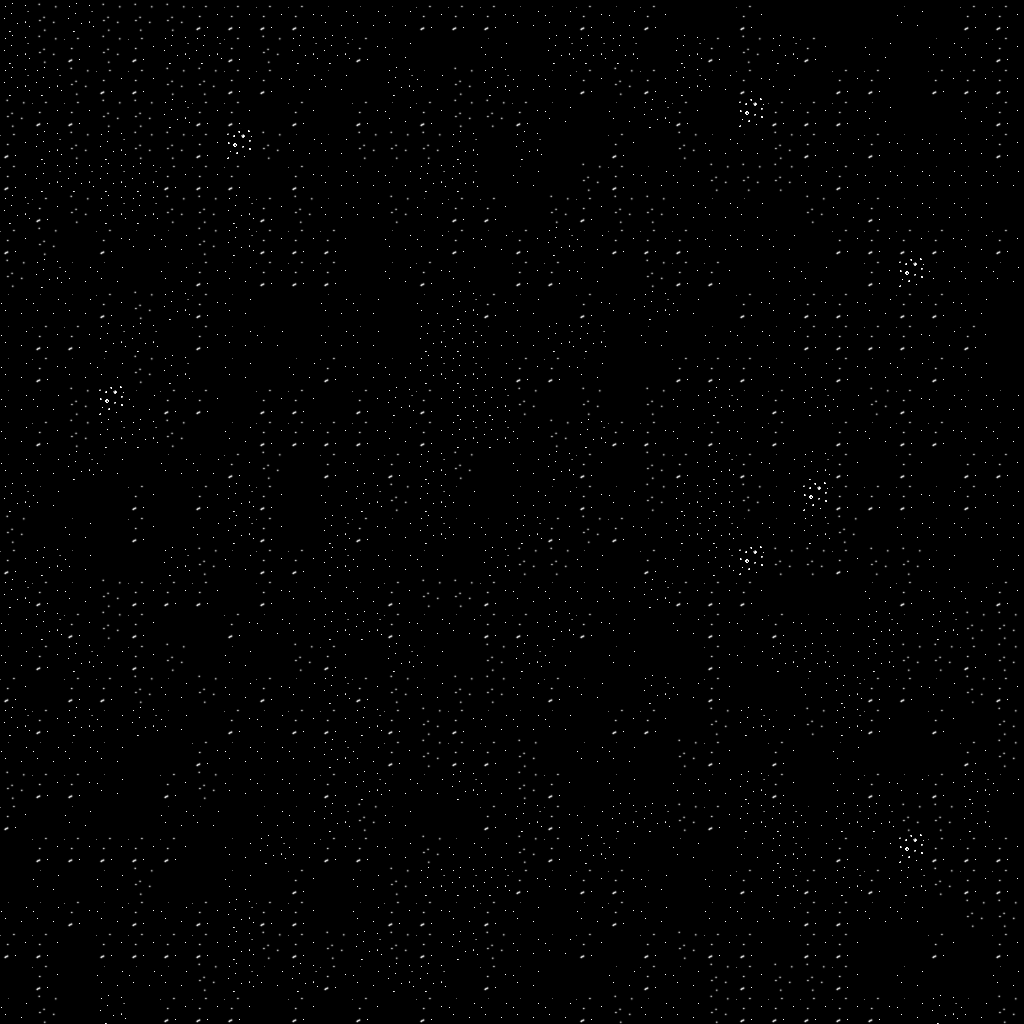

Tiled map render using the project's own tile images. Description and the whole map definition, tile-layer contents included, below:
An orthogonal 32x32 tile map with 32x32 px tiles, 1 tile layer (Starfield).

<map version="1.0" orientation="orthogonal" renderorder="right-down" width="32" height="32" tilewidth="32" tileheight="32" nextobjectid="1">
 <tileset firstgid="1" source="../Assets/Resources/MapData/SpaceTiles.tsx" />
 <layer name="Starfield" width="32" height="32">
  <data encoding="csv">
5,6,5,6,6,6,4,4,4,4,3,3,3,4,4,4,3,3,4,3,4,1,1,4,1,1,1,1,3,1,4,4,
5,6,4,6,4,5,5,4,6,5,5,4,3,1,1,3,1,5,5,5,1,5,4,6,5,4,1,3,1,3,3,4,
5,5,6,4,4,6,6,4,4,3,3,1,5,3,6,5,3,3,4,6,4,5,3,4,3,1,4,4,1,4,4,4,
6,4,4,6,6,5,4,4,1,4,1,4,3,4,6,6,4,3,1,3,5,4,1,2,4,4,4,3,1,1,3,4,
4,5,6,5,6,6,4,2,6,3,3,6,6,6,5,1,5,1,1,4,1,6,3,3,6,4,3,4,3,3,3,4,
4,5,5,5,5,4,4,4,1,4,3,3,3,5,5,1,3,1,6,4,3,3,6,6,6,3,4,3,3,3,3,3,
5,4,6,5,5,6,6,5,4,6,3,3,6,3,4,4,1,6,4,6,6,3,3,3,1,6,3,4,3,3,3,1,
4,6,1,4,3,3,6,5,4,4,4,1,3,3,4,3,4,5,3,4,4,4,3,3,3,1,4,4,4,4,3,4,
6,5,3,3,1,3,4,3,4,4,4,1,3,4,3,1,4,4,3,1,6,4,4,1,3,3,1,4,2,3,3,3,
3,3,3,4,6,5,4,3,1,1,3,3,1,3,5,4,3,1,4,3,5,3,1,4,3,4,4,3,4,4,3,1,
3,4,4,5,5,1,4,3,3,1,3,3,1,5,5,3,3,5,5,1,3,1,3,3,3,4,4,4,4,3,4,1,
3,4,3,3,6,5,1,3,1,3,4,3,3,5,5,3,4,4,3,1,1,4,4,4,3,3,4,3,3,4,3,1,
3,3,6,2,3,4,4,1,4,4,1,4,5,4,5,5,6,1,6,1,6,3,5,3,4,5,3,6,4,3,3,3,
3,4,6,5,5,6,1,3,4,4,4,4,3,4,5,5,3,6,5,4,4,3,4,3,4,1,4,3,4,4,3,3,
3,3,5,3,1,3,3,4,6,1,4,3,4,5,6,1,3,5,4,1,6,4,5,4,3,5,4,1,4,1,4,4,
5,3,1,1,4,1,4,5,4,1,3,5,6,5,3,1,3,3,4,3,6,5,5,6,3,2,4,4,4,3,4,3,
6,1,3,1,4,1,3,5,4,1,5,4,3,5,3,3,5,4,6,4,3,5,5,3,3,5,6,1,3,3,3,3,
4,5,3,1,1,5,6,3,4,4,5,3,3,3,1,5,6,6,3,1,4,3,5,2,6,6,4,6,6,3,1,3,
5,4,3,6,4,4,4,1,4,3,3,3,4,6,6,4,3,3,3,3,5,4,4,4,1,1,1,3,4,3,3,4,
3,5,4,6,4,1,1,4,3,3,5,5,4,3,3,4,4,5,4,3,1,3,4,3,4,3,3,5,3,5,6,6,
3,4,5,3,4,6,1,3,1,6,4,1,5,3,1,6,5,3,1,3,1,1,4,3,5,5,3,5,6,6,4,6,
4,1,4,4,6,3,6,3,4,3,5,4,6,3,6,6,3,4,3,1,5,3,4,1,1,3,5,4,4,3,6,4,
5,4,5,3,5,3,1,4,3,4,4,5,4,6,4,3,3,3,1,4,4,1,6,5,3,6,5,4,1,4,1,6,
3,3,3,3,1,1,4,3,3,3,5,3,4,6,4,4,6,1,3,3,1,6,4,1,4,1,3,1,1,1,4,6,
6,4,4,3,1,4,6,3,3,3,4,5,3,3,5,3,6,4,1,3,1,3,3,5,4,1,3,4,3,4,5,3,
4,1,3,1,1,3,3,1,3,3,5,6,3,1,1,4,5,4,3,5,5,6,4,5,5,3,5,5,6,6,5,1,
1,4,4,4,4,4,1,3,5,3,4,4,3,6,3,3,6,4,5,3,1,3,1,3,5,3,4,3,2,4,4,4,
1,3,1,3,6,1,1,3,1,4,1,3,6,5,5,5,4,3,4,4,3,1,3,4,5,4,5,4,5,6,4,4,
3,3,4,3,4,3,4,5,4,4,1,3,4,4,3,4,3,1,3,4,3,1,3,3,3,4,4,3,3,1,6,6,
4,4,1,4,4,4,4,5,6,4,6,5,6,4,5,6,3,3,4,1,4,6,4,4,1,4,4,1,1,4,1,4,
1,4,1,3,3,3,6,5,3,5,4,3,5,5,1,4,3,1,1,3,4,3,6,4,6,6,4,1,3,1,1,3,
3,6,1,5,1,4,4,4,1,4,1,4,1,4,3,3,3,3,4,6,3,3,6,4,4,4,4,4,3,5,3,6
</data>
 </layer>
</map>